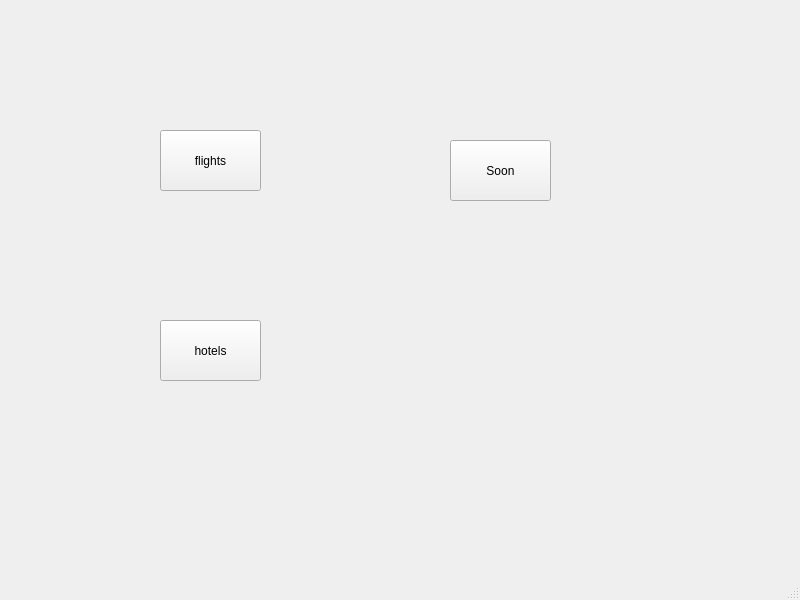
<?xml version="1.0" encoding="UTF-8"?>
<ui version="4.0">
 <class>MainWindow</class>
 <widget class="QMainWindow" name="MainWindow">
  <property name="geometry">
   <rect>
    <x>0</x>
    <y>0</y>
    <width>800</width>
    <height>600</height>
   </rect>
  </property>
  <property name="windowTitle">
   <string>MainWindow</string>
  </property>
  <widget class="QWidget" name="centralwidget">
   <widget class="QPushButton" name="pushButton_2">
    <property name="geometry">
     <rect>
      <x>450</x>
      <y>140</y>
      <width>101</width>
      <height>61</height>
     </rect>
    </property>
    <property name="text">
     <string>Soon</string>
    </property>
   </widget>
   <widget class="QPushButton" name="hotelswinBtn">
    <property name="geometry">
     <rect>
      <x>160</x>
      <y>320</y>
      <width>101</width>
      <height>61</height>
     </rect>
    </property>
    <property name="text">
     <string>hotels</string>
    </property>
   </widget>
   <widget class="QPushButton" name="flightwinBtn">
    <property name="geometry">
     <rect>
      <x>160</x>
      <y>130</y>
      <width>101</width>
      <height>61</height>
     </rect>
    </property>
    <property name="text">
     <string>flights</string>
    </property>
   </widget>
   <widget class="QLabel" name="welcomeLabel">
    <property name="geometry">
     <rect>
      <x>40</x>
      <y>40</y>
      <width>301</width>
      <height>21</height>
     </rect>
    </property>
    <property name="sizePolicy">
     <sizepolicy hsizetype="Expanding" vsizetype="Preferred">
      <horstretch>0</horstretch>
      <verstretch>0</verstretch>
     </sizepolicy>
    </property>
    <property name="text">
     <string/>
    </property>
    <property name="scaledContents">
     <bool>true</bool>
    </property>
   </widget>
  </widget>
  <widget class="QMenuBar" name="menubar">
   <property name="geometry">
    <rect>
     <x>0</x>
     <y>0</y>
     <width>800</width>
     <height>25</height>
    </rect>
   </property>
  </widget>
  <widget class="QStatusBar" name="statusbar"/>
 </widget>
 <resources/>
 <connections/>
</ui>
